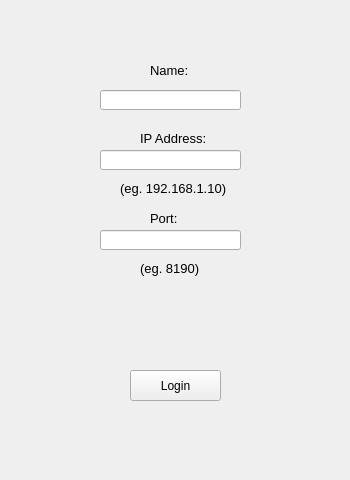
<?xml version="1.0" encoding="UTF-8"?>
<ui version="4.0">
 <class>LoginWin</class>
 <widget class="QWidget" name="LoginWin">
  <property name="geometry">
   <rect>
    <x>0</x>
    <y>0</y>
    <width>350</width>
    <height>480</height>
   </rect>
  </property>
  <property name="sizePolicy">
   <sizepolicy hsizetype="Fixed" vsizetype="Fixed">
    <horstretch>0</horstretch>
    <verstretch>0</verstretch>
   </sizepolicy>
  </property>
  <property name="minimumSize">
   <size>
    <width>350</width>
    <height>480</height>
   </size>
  </property>
  <property name="maximumSize">
   <size>
    <width>350</width>
    <height>480</height>
   </size>
  </property>
  <property name="windowTitle">
   <string>Login</string>
  </property>
  <widget class="QLabel" name="nameLabel_">
   <property name="geometry">
    <rect>
     <x>150</x>
     <y>60</y>
     <width>41</width>
     <height>21</height>
    </rect>
   </property>
   <property name="font">
    <font>
     <pointsize>10</pointsize>
    </font>
   </property>
   <property name="text">
    <string>Name:</string>
   </property>
  </widget>
  <widget class="QLineEdit" name="nameEdit_">
   <property name="geometry">
    <rect>
     <x>100</x>
     <y>90</y>
     <width>141</width>
     <height>20</height>
    </rect>
   </property>
  </widget>
  <widget class="QLabel" name="ipLabel_">
   <property name="geometry">
    <rect>
     <x>140</x>
     <y>130</y>
     <width>71</width>
     <height>16</height>
    </rect>
   </property>
   <property name="font">
    <font>
     <pointsize>10</pointsize>
    </font>
   </property>
   <property name="text">
    <string>IP Address:</string>
   </property>
  </widget>
  <widget class="QLineEdit" name="ipEdit_">
   <property name="geometry">
    <rect>
     <x>100</x>
     <y>150</y>
     <width>141</width>
     <height>20</height>
    </rect>
   </property>
  </widget>
  <widget class="QLabel" name="portLabel_">
   <property name="geometry">
    <rect>
     <x>150</x>
     <y>210</y>
     <width>31</width>
     <height>16</height>
    </rect>
   </property>
   <property name="font">
    <font>
     <pointsize>10</pointsize>
    </font>
   </property>
   <property name="text">
    <string>Port:</string>
   </property>
  </widget>
  <widget class="QLineEdit" name="portEdit_">
   <property name="geometry">
    <rect>
     <x>100</x>
     <y>230</y>
     <width>141</width>
     <height>20</height>
    </rect>
   </property>
  </widget>
  <widget class="QLabel" name="ipTip_">
   <property name="geometry">
    <rect>
     <x>120</x>
     <y>180</y>
     <width>111</width>
     <height>16</height>
    </rect>
   </property>
   <property name="font">
    <font>
     <pointsize>10</pointsize>
    </font>
   </property>
   <property name="text">
    <string>(eg. 192.168.1.10)</string>
   </property>
  </widget>
  <widget class="QLabel" name="portTip_">
   <property name="geometry">
    <rect>
     <x>140</x>
     <y>260</y>
     <width>61</width>
     <height>16</height>
    </rect>
   </property>
   <property name="font">
    <font>
     <pointsize>10</pointsize>
    </font>
   </property>
   <property name="text">
    <string>(eg. 8190)</string>
   </property>
  </widget>
  <widget class="QPushButton" name="loginBtn_">
   <property name="geometry">
    <rect>
     <x>130</x>
     <y>370</y>
     <width>91</width>
     <height>31</height>
    </rect>
   </property>
   <property name="text">
    <string>Login</string>
   </property>
  </widget>
 </widget>
 <resources/>
 <connections/>
</ui>
